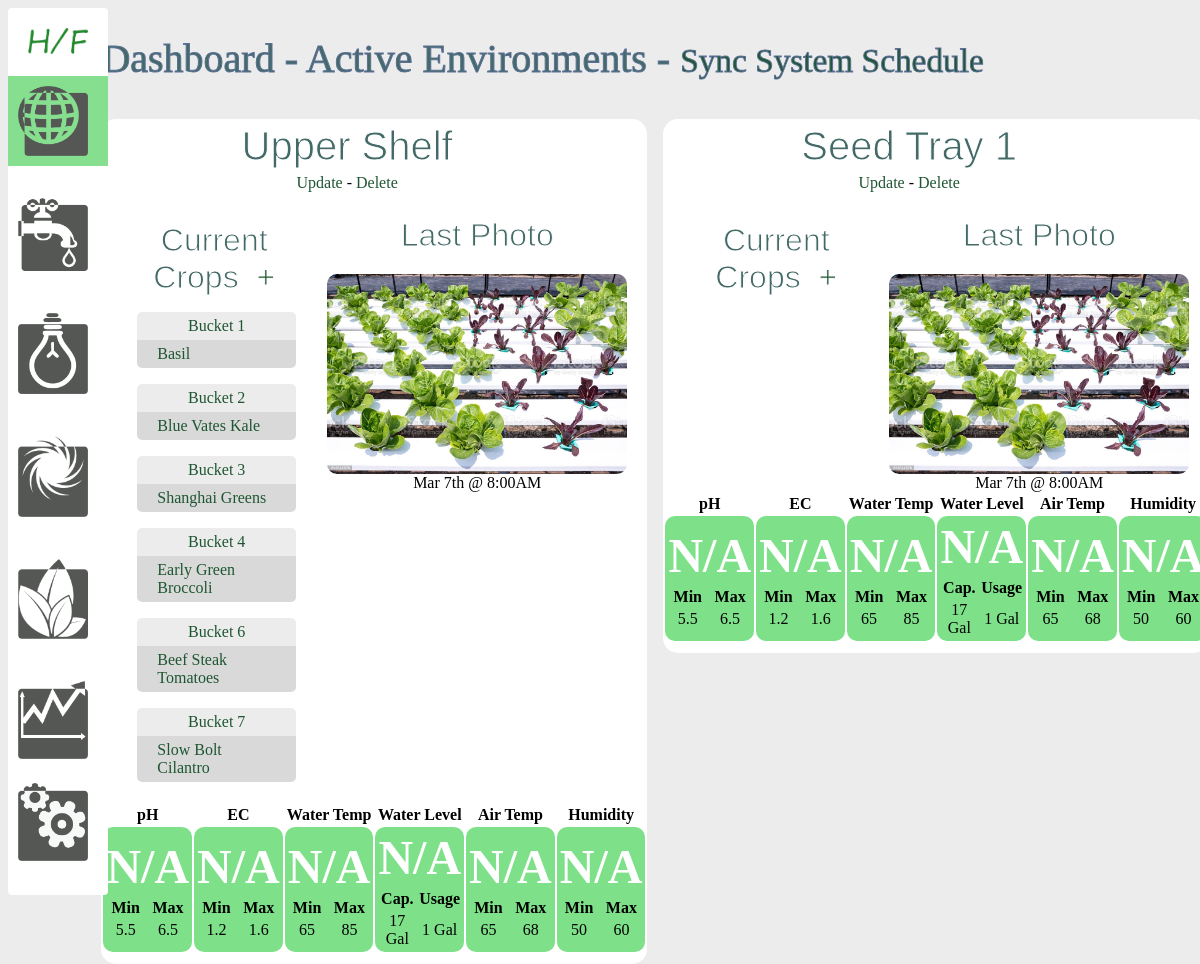
The page / on the database its author committed.
### models.py (models this page shows, shortened)
class Enviro(db.Model):
    id = db.Column(db.Integer, primary_key=True)
    name = db.Column(db.String(50), nullable=False)
    ph_sensor = db.Column(db.Integer, default=0)
    ec_sensor = db.Column(db.Integer, default=0)
    nutrient_solenoid = db.Column(db.Integer, default=0)
    ph_solenoid = db.Column(db.Integer, default=0)
    water_pump = db.Column(db.Integer, default=0)
    air_pump = db.Column(db.Integer, default=0)
    light_outlet = db.Column(db.Integer, default=0)
    active = db.Column(db.Integer, default=0)
    water_id = db.Column(db.Integer, db.ForeignKey('water.id'), nullable=False)
    light_id = db.Column(db.Integer, db.ForeignKey('light.id'), nullable=False)
    air_id = db.Column(db.Integer, db.ForeignKey('air.id'), nullable=False)
    crop = db.relationship('Crop', backref='crop')
    def current_ph(self):
        if self.ph_sensor == 0:
            return 'N/A'
        ph_level = current_ph(self.ph_sensor)
        return float(ph_level)
    def current_ec(self):
        if self.ec_sensor == 0:
            return 'N/A'
        ec_level = current_ec(self.ec_sensor)
        return float(ec_level)
    def alert_status(self, sensor):
        if sensor == "ph":
            if self.ph_sensor == 0:
                return
            if current_ph(self.ph_sensor) < self.water.min_ph or current_ph(self.ph_sensor) > self.water.max_ph:
                return "alert"
        if sensor == "ec":
            if self.ec_sensor == 0:
                return
            if current_ec(self.ec_sensor) < self.water.min_ec or current_ec(self.ec_sensor) > self.water.max_ec:
                return "alert"

class Crop(db.Model):
    id = db.Column(db.Integer, primary_key=True)
    name = db.Column(db.String(25))
    enviro_id = db.Column(db.Integer, db.ForeignKey('enviro.id'))
    germ_date = db.Column(db.String(30), nullable=True)
    plant_date = db.Column(db.String(30), default='')
    harvested_date = db.Column(db.String(30), nullable=True)
    fruit_date = db.Column(db.String(30), nullable=True)
    harvest_rating = db.Column(db.String(255), nullable=True)
    logs = db.relationship('Log', backref='log')
    photos = db.relationship('Photo', backref='photo')
    plants = db.relationship('Plant', secondary='crop_plants',
        backref=db.backref('plant', lazy=True))

class Plant(db.Model):
    id = db.Column(db.Integer, primary_key=True)
    name = db.Column(db.String(50), nullable=False)
    best_ec = db.Column(db.Float, nullable=True)
    best_temp = db.Column(db.Integer, nullable=True)
    best_season = db.Column(db.String(15), nullable=True)

class Water(db.Model):
    id = db.Column(db.Integer, primary_key=True)
    name = db.Column(db.String(50), nullable=False)
    min_ph = db.Column(db.Float, default=5.5)
    max_ph = db.Column(db.Float, default=6.5)
    min_ec = db.Column(db.Float, default=1.2)
    max_ec = db.Column(db.Float, default=1.6)
    cycles = db.relationship('Cycle', backref='cycle')
    enviros = db.relationship('Enviro', backref='water', lazy=True)

class Air(db.Model):
    id = db.Column(db.Integer, primary_key=True)
    name = db.Column(db.String(50), nullable=False)
    min_temp = db.Column(db.Integer, default=60)
    max_temp = db.Column(db.Integer, default=80)
    min_humid = db.Column(db.Integer, default=50)
    max_humid = db.Column(db.Integer, default=60)
    enviros = db.relationship('Enviro', backref='air', lazy=True)

### views.py (the view)
@app.route('/', methods=['POST', 'GET'])
def dashboard():
    environments = Enviro.query.filter(Enviro.active == 1)
    return render_template('enviro/dashboard.html', enviros=environments)

### templates/enviro/dashboard.html
{% extends 'layout.html' %}
{% block body %}
    <h1>Dashboard - Active Environments - <a href="/update_cron" style="font-size:smaller">Sync System Schedule</a></h1>
    <div class="environments">
        {% for enviro in enviros %}
            <div class="environment">
                <div style="width:90%">
                    <h2>{{ enviro.name }}</h2>
                    <a href = "/update_enviro/{{enviro.id}}">Update</a>
                    -
                    <a href = "/delete_enviro/{{enviro.id}}">Delete</a>
                </div>
                <div class = "plant_list">
                    <h2 class ="date">Current Crops &nbsp;<a href="/add_crop/{{enviro.id}}">+</a></h2>
                    {% for current_crop in enviro.crop %}
                        <a href="/crop/{{current_crop.id}}">
                            <ul>
                                <li style="text-align:center;">
                                    {{current_crop.name}}
                                </li>
                                {% for plant in current_crop.plants %}
                                    <li>{{ plant.name }}</li>
                                {% endfor %}
                            </ul>
                        </a>
                    {% endfor %}
                </div>
                <div class="recent_photo">
                    <h2 class="date">Last Photo</h2>
                    <img class="recent_photo" src="{{ url_for('static', filename='img/test-recent-photo.jpg') }}">
                    Mar 7th @ 8:00AM
                </div>
                <table class="alerts_panel">
                    <tr>
                        <th class="alert_header {{ enviro.alert_status('ph') }}">pH</th>
                        <th class="alert_header {{ enviro.alert_status('ec') }}">EC</th>
                        <th class="alert_header">Water Temp</th>
                        <th class="alert_header">Water Level</th>
                        <th class="alert_header">Air Temp</th>
                        <th class="alert_header">Humidity</th>
                    </tr>
                    <tr class="alerts_panel">
                        <td class="{{ enviro.alert_status('ph') }} ph">
                            <h3>{{ enviro.current_ph() }}</h3>
                            <table width = "100%">
                                <tr>
                                    <th>Min</th>
                                    <th>Max</th>
                                </tr>
                                <tr>
                                    <td>{{ enviro.water.min_ph }}</td>
                                    <td>{{ enviro.water.max_ph }}</td>
                                </tr>
                            </table>
                        </td>
                        <td class="{{ enviro.alert_status('ec') }} ec">
                            <h3>{{ enviro.current_ec() }}</h3>
                            <table width="100%">
                                <tr>
                                    <th>Min</th>
                                    <th>Max</th>
                                </tr>
                                <tr>
                                    <td>{{ enviro.water.min_ec }}</td>
                                    <td>{{ enviro.water.max_ec }}</td>
                                </tr>
                            </table>
                        </td>
                        <td class="water_temp">
                            <h3>N/A</h3>
                            <table width="100%">
                                <tr>
                                    <th>Min</th>
                                    <th>Max</th>
                                </tr>
                                <tr>
                                    <td>65</td>
                                    <td>85</td>
                                </tr>
                            </table>
                        </td>
                        <td class="water_level">
                            <h3>N/A</h3>
                            <table width = "100%">
                                <tr>
                                    <th>Cap.</th>
                                    <th>Usage</th>
                                </tr>
                                <tr>
                                    <td>17 Gal</td>
                                    <td>1 Gal</td>
                                </tr>
                            </table>
                        </td>
                        <td class="temp">
                            <h3>N/A</h3>
                            <table width="100%">
                                <tr>
                                    <th>Min</th>
                                    <th>Max</th>
                                </tr>
                                <tr>
                                    <td>{{enviro.air.min_temp}}</td>
                                    <td>{{enviro.air.max_temp}}</td>
                                </tr>
                            </table>
                        </td>
                        <td class="humid">
                            <h3>N/A</h3>
                            <table width="100%">
                                <tr>
                                    <th>Min</th>
                                    <th>Max</th>
                                </tr>
                                <tr>
                                    <td>{{enviro.air.min_humid}}</td>
                                    <td>{{enviro.air.max_humid}}</td>
                                </tr>
                            </table>
                        </td>
                    </tr>
                </table>
            </div>
        {% endfor %}
    </div>
{% endblock %}

### static/css/main.css (style rules this page uses)
body { background: rgb(236,236,236); }
a { text-decoration: none; color: #1E5631; }
ul { list-style: none; padding-left: 5px; }
h1 { font-weight: normal; font-size: 2.5em; color: #436a67; -webkit-text-stroke-width: 1px; -webkit-text-stroke-color: rgb(92, 112, 149); }
li:nth-child(even) { background-color: #d9d9d9; }
li:nth-child(odd) { background-color: #ececec; }
li:nth-child(1) { border-radius: 5px 5px 0px 0px; }
li:nth-last-child(1) { border-radius: 0px 0px 5px 5px; }
li { padding:5px 20px; }
.environments, .sensors { display:grid; grid-template-columns: 1fr 1fr; gap: 1em; }
.environment, .sensor { background-color: #fff; text-align: center; border-radius: 15px; height: max-content; margin-top:10px; display:flex; flex-wrap:wrap; }
table.alerts_panel { margin-top: 20px; margin:auto; margin-bottom:10px; width:90%; }
th.alert_header { background-color:#fff; width:100px; }
tr.alerts_panel > td { color: #000; border-radius: 10px; }
.plant_list { margin: 20px 0 0 2%; padding:5px 20px; display:block; text-align: left; border-radius:10px; width:30%; }
.recent_photo { display:block; margin-top:20px; margin-left:2%; width:55%; }
img.recent_photo { width:100%; margin: 20px 0 0 0; border-radius:10px }
h3 { font-size:3em; color: #fff; margin:2px; }
h2 { text-align: center; margin:5px; font-weight:normal; font-size: 2.5em; font-family:arial; color: #436a67; -webkit-text-stroke-width: 1px; -webkit-text-stroke-color: #fff; }
h2.date { font-size:2em; }
.ph, .ec, .water_temp, .water_level, .temp, .humid { background-color:rgb(126, 225, 137); }
.ec { background-color:rgb(126, 225, 137); }
.water_temp { background-color:rgb(126, 225, 137); }
.water_level { background-color:rgb(126, 225, 137); }
.temp { background-color:rgb(126, 225, 137); }
.humid { background-color:rgb(126, 225, 137); }

### rows shown on the page
Enviro: name "Upper Shelf", current_ph "N/A", water.min_ph "5.5", water.max_ph "6.5", current_ec "N/A", water.min_ec "1.2", water.max_ec "1.6", air.min_temp "65", air.max_temp "68", air.min_humid "50", air.max_humid "60"
Crop: name "Bucket 1"
Plant: name "Basil"
Crop: name "Bucket 2"
Plant: name "Blue Vates Kale"
Crop: name "Bucket 3"
Plant: name "Shanghai Greens"
Crop: name "Bucket 4"
Plant: name "Early Green Broccoli"
Crop: name "Bucket 6"
Plant: name "Beef Steak Tomatoes"
Crop: name "Bucket 7"
Plant: name "Slow Bolt Cilantro"
Enviro: name "Seed Tray 1", current_ph "N/A", water.min_ph "5.5", water.max_ph "6.5", current_ec "N/A", water.min_ec "1.2", water.max_ec "1.6", air.min_temp "65", air.max_temp "68", air.min_humid "50", air.max_humid "60"
